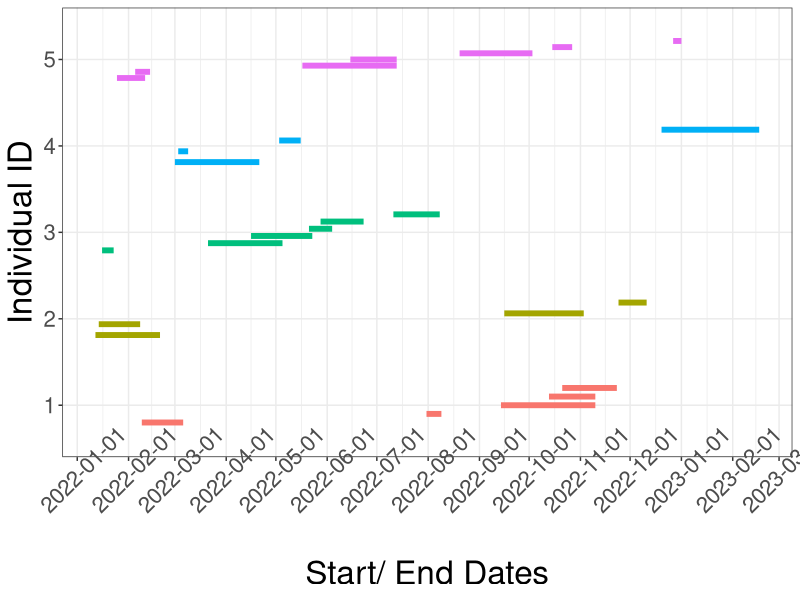
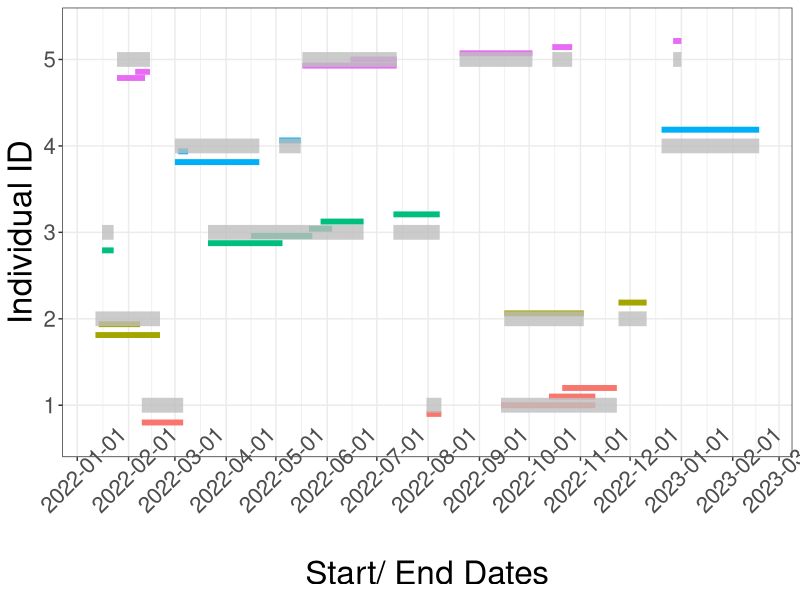

Reproduce these figures in R, in order.
## ---- chunk 1
#| code-fold: true 
library(tidyverse)
library(knitr)
library(kableExtra)

set.seed(12345)

# 10 individuals
ID <- 1:10

# 3 to 7 events per person 
n_events <- sample(3:7, 10, replace = TRUE)

duration_data <- tibble(ID = rep(ID, n_events)) |> 
  mutate(
    start_date = 
      sample(seq(as.Date('2022-01-01'), as.Date('2022-12-31'), by = "day"), n(), replace = TRUE),
    # 3 days - 2 months episodes 
    end_date = start_date + sample(3:60, n(), replace = TRUE)   
  ) |> 
  arrange(ID, start_date) |> 
  group_by(ID) |> 
  mutate(eventID = row_number())

## ---- chunk 2
#| eval: true 
head(duration_data, n=15) |> kable()
## ---- chunk 3
#| code-fold: true 
#| fig-cap: "Duration patterns by subject"
#| fig-cap-location: margin
#| fig-width: 15
#| fig-height: 7
library(ggplot2)

ggplot(duration_data |> filter(ID <= 5),
       aes(y = factor(ID), xmin = start_date, xmax = end_date, color = factor(ID))) +
  geom_linerange(position = position_dodge2(width = .5), linewidth = 2) +
  theme_bw() + 
  xlab("Start/ End Dates") + ylab("Individual ID") +
  scale_x_date(date_breaks = "1 month") + 
  theme(
    axis.text.x = element_text(size = 16, angle = 45),
    axis.text.y = element_text(size = 16),
    axis.title.x = element_text(size = 24),
    axis.title.y = element_text(size = 24),
    legend.position = 'none'
  )

## ---- chunk 4

gaps_and_islands <- 
duration_data |> 
  arrange(ID, start_date) |>    # <1>
  group_by(ID) |>               # <1> 
  mutate(
    prev_end      = if_else(eventID == 1, end_date, lag(end_date, 1)), # <2>   
    max_prior_end = as.Date(cummax(as.numeric(prev_end))),             # <3>
    new_island    = start_date > max_prior_end,                        # <4>
    coverageID    = cumsum(new_island)                                 # <5> 
  ) 
## ---- chunk 5
#| code-fold: true
gaps_and_islands |>
  mutate_if(is.Date, ~ format(.x, '%m/%d')) |> 
  head(n=15) |> kable()

## ---- chunk 6
islands <-
gaps_and_islands |> 
  group_by(ID, coverageID) |> 
  summarise(
    start_date = first(start_date),
    end_date   = max(end_date) 
  )  
## ---- chunk 7
#| code-fold: true
islands |> 
  head(n=10) |> kable() |> kable_styling(full_width=FALSE) |> 
  column_spec(1:4, width = "20em")
## ---- chunk 8
#| code-fold: true 
#| fig-cap: "Duration patterns by subject"
#| fig-cap-location: margin
#| fig-width: 15
#| fig-height: 7
library(ggplot2)

# start with original date range data 
ggplot(duration_data |> filter(ID <= 5),
       aes(y = factor(ID), xmin = start_date, xmax = end_date, color = factor(ID))) +
  geom_linerange(position = position_dodge2(width = .5), linewidth = 2) +
  
  # overlay the islands 
  geom_linerange(data = islands |> filter(ID <= 5),
                 mapping = aes(y = factor(ID), xmin = start_date, xmax = end_date),
                 color = "grey", alpha = .8, linewidth = 5) + 
  
  theme_bw() + 
  xlab("Start/ End Dates") + ylab("Individual ID") +
  scale_x_date(date_breaks = "1 month") + 
  theme(
    axis.text.x = element_text(size = 16, angle = 45),
    axis.text.y = element_text(size = 16),
    axis.title.x = element_text(size = 24),
    axis.title.y = element_text(size = 24),
    legend.position = 'none'
  )
